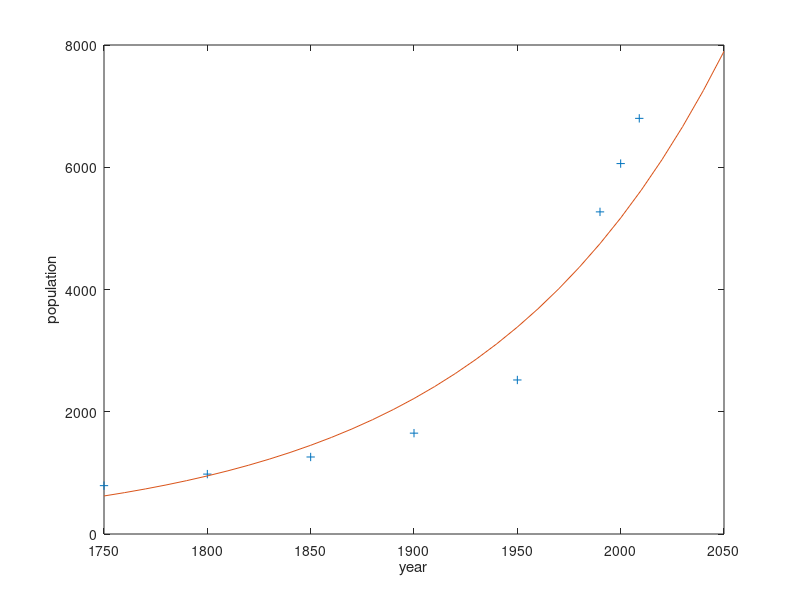

Write the MATLAB code that produced this figure.
x = [1750:50:1950 1990 2000 2009];
y = [791 980 1260 1650 2520 5270 6060 6800];
p=polyfit(x,log(y),1);
x_1=1750:10:2050;
y_1=exp(p(1)*x_1+p(2));

plot(x,y,'+')
hold on
plot(x_1,y_1);
xlabel('year')
ylabel('population')

z=exp(p(1)*1980 + p(2));
fprintf('the populaion in 1980: %6.2f\n',z);
